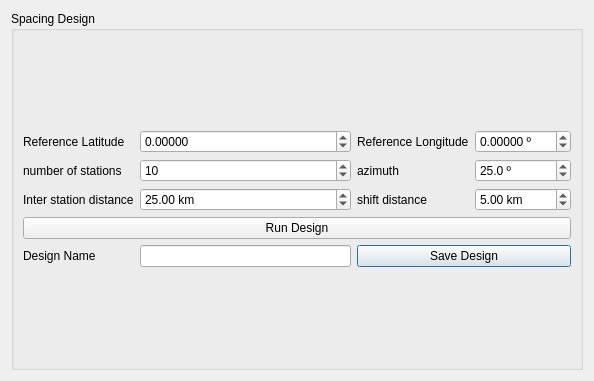
<?xml version="1.0" encoding="UTF-8"?>
<ui version="4.0">
 <class>Dialog</class>
 <widget class="QDialog" name="Dialog">
  <property name="geometry">
   <rect>
    <x>0</x>
    <y>0</y>
    <width>594</width>
    <height>381</height>
   </rect>
  </property>
  <property name="windowTitle">
   <string>Line Stations</string>
  </property>
  <layout class="QVBoxLayout" name="verticalLayout">
   <item>
    <layout class="QGridLayout" name="gridLayout">
     <item row="0" column="0">
      <widget class="QGroupBox" name="groupBox">
       <property name="title">
        <string>Spacing Design</string>
       </property>
       <layout class="QVBoxLayout" name="verticalLayout_2">
        <item>
         <layout class="QGridLayout" name="gridLayout_2">
          <item row="4" column="0">
           <widget class="QLabel" name="label_5">
            <property name="text">
             <string>Design Name</string>
            </property>
           </widget>
          </item>
          <item row="1" column="3">
           <widget class="QDoubleSpinBox" name="azimuth">
            <property name="suffix">
             <string> º</string>
            </property>
            <property name="decimals">
             <number>1</number>
            </property>
            <property name="value">
             <double>25.000000000000000</double>
            </property>
           </widget>
          </item>
          <item row="2" column="0">
           <widget class="QLabel" name="label_7">
            <property name="text">
             <string>Inter station distance</string>
            </property>
           </widget>
          </item>
          <item row="4" column="1">
           <widget class="QLineEdit" name="NameLE"/>
          </item>
          <item row="0" column="2">
           <widget class="QLabel" name="label_3">
            <property name="text">
             <string>Reference Longitude</string>
            </property>
           </widget>
          </item>
          <item row="0" column="1">
           <widget class="QDoubleSpinBox" name="latDB">
            <property name="decimals">
             <number>5</number>
            </property>
            <property name="minimum">
             <double>-90.000000000000000</double>
            </property>
            <property name="maximum">
             <double>900.000000000000000</double>
            </property>
           </widget>
          </item>
          <item row="1" column="0">
           <widget class="QLabel" name="label_4">
            <property name="text">
             <string>number of stations</string>
            </property>
           </widget>
          </item>
          <item row="4" column="2" colspan="2">
           <widget class="QPushButton" name="saveDesignBtn">
            <property name="text">
             <string>Save Design</string>
            </property>
           </widget>
          </item>
          <item row="2" column="2">
           <widget class="QLabel" name="label">
            <property name="text">
             <string>shift distance</string>
            </property>
           </widget>
          </item>
          <item row="2" column="3">
           <widget class="QDoubleSpinBox" name="shift_distance">
            <property name="suffix">
             <string> km</string>
            </property>
            <property name="maximum">
             <double>9000.000000000000000</double>
            </property>
            <property name="value">
             <double>5.000000000000000</double>
            </property>
           </widget>
          </item>
          <item row="1" column="1">
           <widget class="QSpinBox" name="numStations">
            <property name="maximum">
             <number>10000</number>
            </property>
            <property name="value">
             <number>10</number>
            </property>
           </widget>
          </item>
          <item row="1" column="2">
           <widget class="QLabel" name="label_6">
            <property name="text">
             <string>azimuth</string>
            </property>
           </widget>
          </item>
          <item row="0" column="0">
           <widget class="QLabel" name="label_2">
            <property name="text">
             <string>Reference Latitude</string>
            </property>
           </widget>
          </item>
          <item row="0" column="3">
           <widget class="QDoubleSpinBox" name="lonDB">
            <property name="suffix">
             <string> º</string>
            </property>
            <property name="decimals">
             <number>5</number>
            </property>
            <property name="minimum">
             <double>-180.000000000000000</double>
            </property>
            <property name="maximum">
             <double>180.000000000000000</double>
            </property>
           </widget>
          </item>
          <item row="2" column="1">
           <widget class="QDoubleSpinBox" name="inter_station">
            <property name="suffix">
             <string> km</string>
            </property>
            <property name="maximum">
             <double>90000.990000000005239</double>
            </property>
            <property name="value">
             <double>25.000000000000000</double>
            </property>
           </widget>
          </item>
          <item row="3" column="0" colspan="4">
           <widget class="QPushButton" name="runDesignBtn">
            <property name="text">
             <string>Run Design</string>
            </property>
           </widget>
          </item>
         </layout>
        </item>
       </layout>
      </widget>
     </item>
    </layout>
   </item>
  </layout>
 </widget>
 <resources/>
 <connections/>
</ui>
